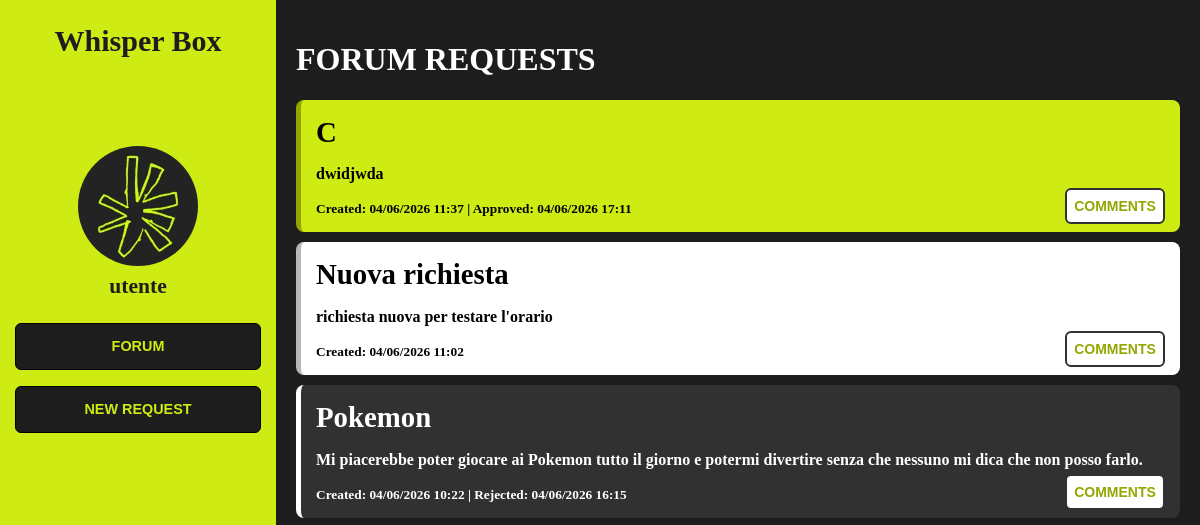
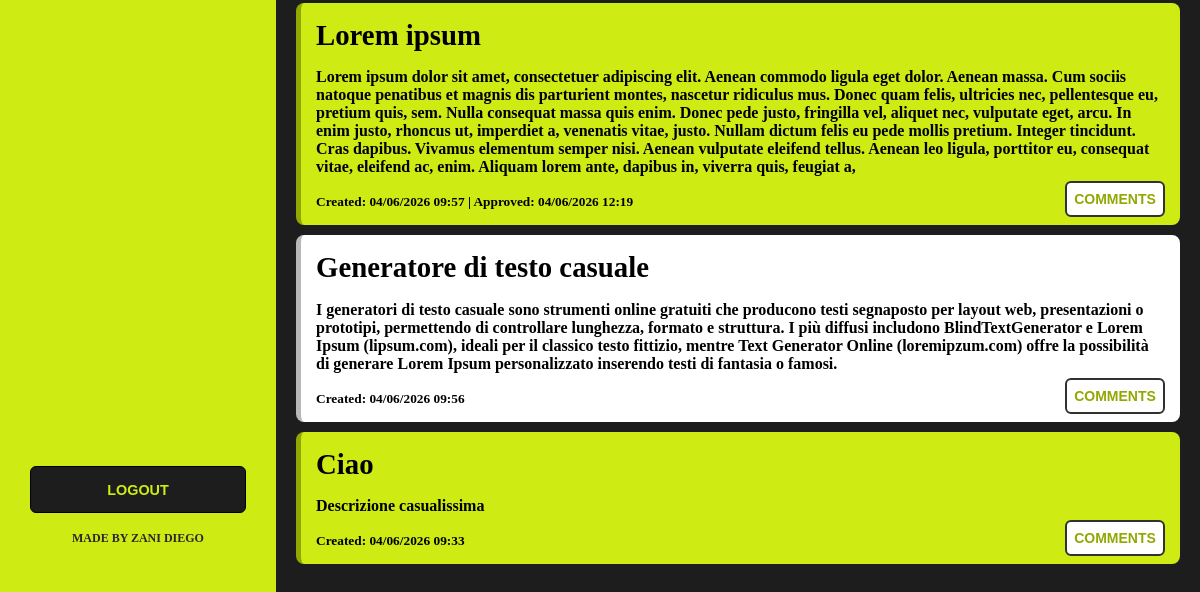
The app's page / (signed in), older data (2 pictures, top to bottom).
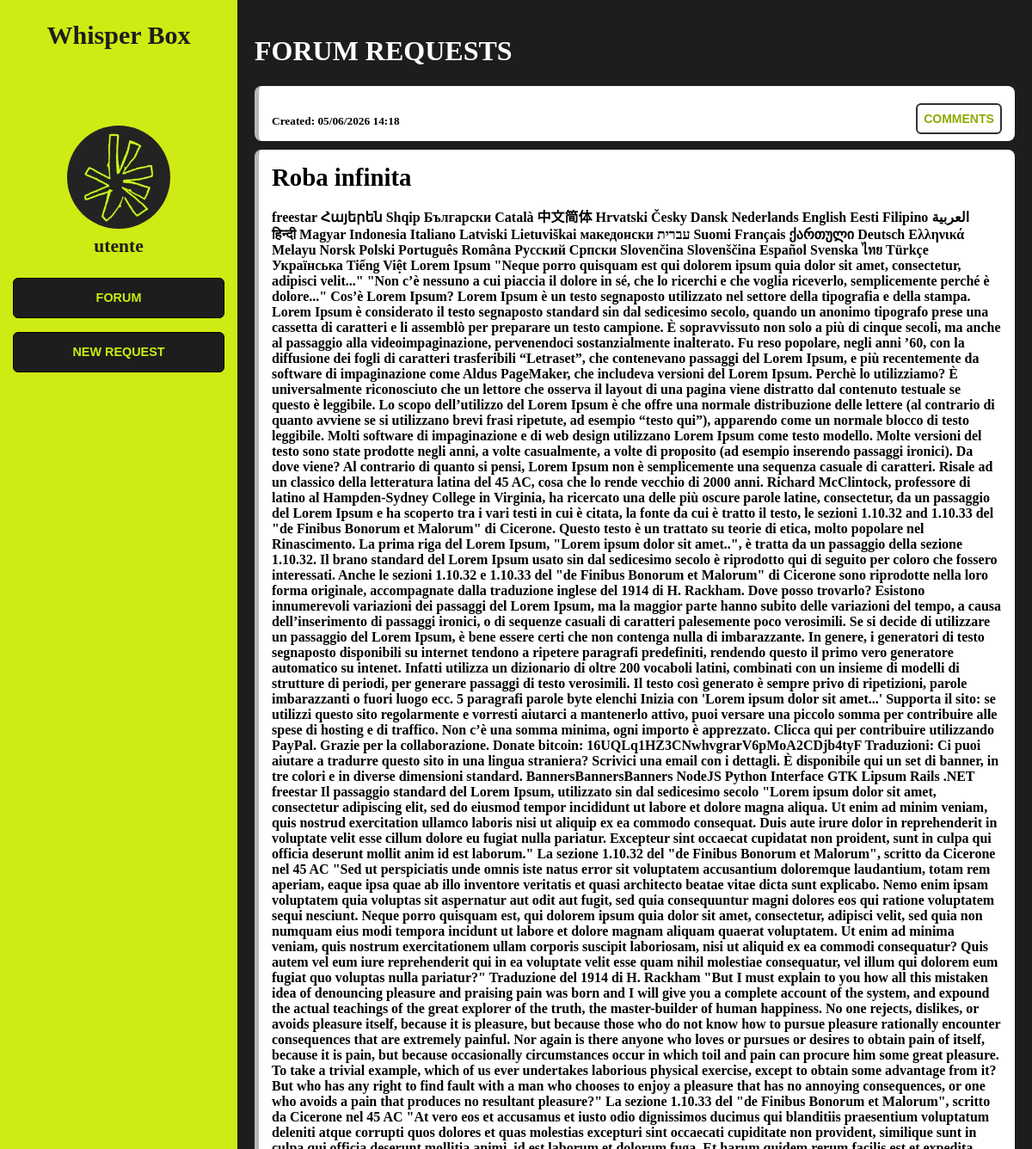
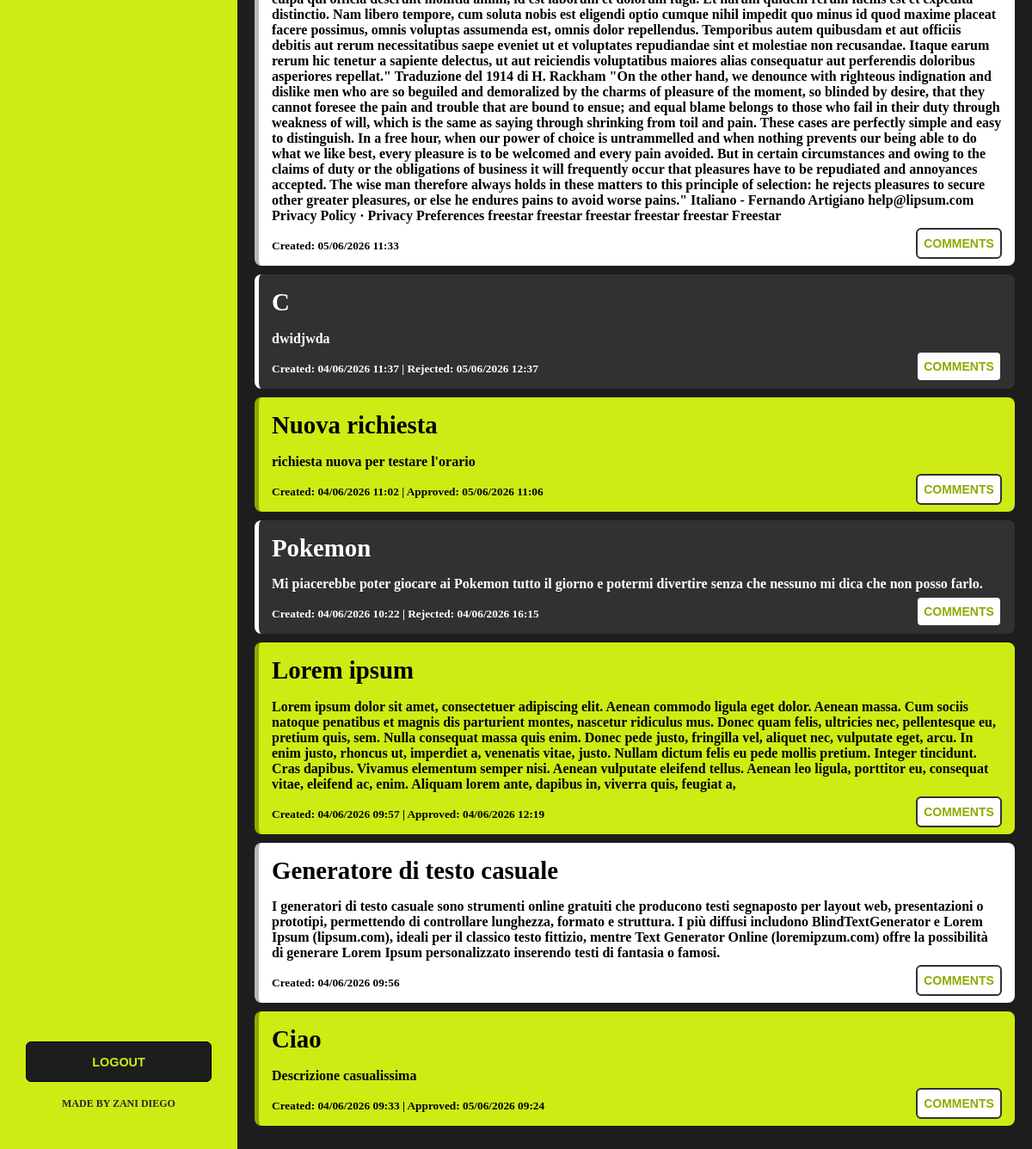
The same page, newer data (2 pictures, top to bottom).
### ideas/models.py (models this page shows, shortened)
class Idea(models.Model):
    STATUS_CHOICES = [
        ("pending", "Pending"),
        ("approved", "Approved"),
        ("rejected", "Rejected"),
    ]
    user = models.ForeignKey(User, on_delete=models.CASCADE, related_name="ideas")
    title = models.CharField(max_length=200)
    description = models.TextField()
    status = models.CharField(max_length=20, choices=STATUS_CHOICES, default="pending")
    created_at = models.DateTimeField(auto_now_add=True)
    approved_at = models.DateTimeField(null=True, blank=True)
    rejected_at = models.DateTimeField(null=True, blank=True)

### ideas/views.py (the view)
# urls.py: 2. Add a URL to urlpatterns:  path('', views.home, name='home')
@login_required
def home(request):
    ideas = Idea.objects.all().order_by('-created_at')
    return render(request, 'home.html', {'ideas': ideas})

### ideas/templates/home.html (shortened to what this page needs)
{% extends 'base.html' %}
{% load static %}
{% block css %}
<link rel="stylesheet" href="{% static 'css/forum.css' %}">
{% endblock %}
{% block content %}
<h1>FORUM REQUESTS</h1>
{% for idea in ideas %}
    <div class="card {% if idea.status == 'approved' %}approved{% elif idea.status == 'rejected' %}rejected{% endif %}">
        <div class="card-content">
            <h3>{{ idea.title }}</h3>
            <p>{{ idea.description }}</p>
            <small>
                Created: {{ idea.created_at|date:"d/m/Y H:i" }}
            </small>
            {% if idea.approved_at %}
                <small>| Approved: {{ idea.approved_at|date:"d/m/Y H:i" }}</small>
            {% endif %}
            {% if idea.rejected_at %}
                <small>| Rejected: {{ idea.rejected_at|date:"d/m/Y H:i" }}</small>
            {% endif %}
        </div>
        <button class="btn-comment"
                onclick="toggleComments({{ idea.id }})">
            COMMENTS
        </button>
    </div>
{% empty %}
    <p>No requests yet.</p>
{% endfor %}
{% endblock %}

### ideas/templates/base.html (shortened to what this page needs)
{% load static %}
<!DOCTYPE html>
<html>
<head>
    <link rel="stylesheet" href="{% static 'css/forum.css' %}">
    {% block css %}{% endblock %}
</head>
<body>
    <div class="sidebar">
        <h2>Whisper Box</h2>
        {% if user.is_authenticated %}
            <div class="user-box">
                <img class="user-avatar" src="{% static 'img/lotrek.png' %}" alt="avatar">
                <p>{{ user.username }}</p>
            </div>
            <div class="menu">
                <a href="{% url 'home' %}">FORUM</a>
                {% if user.is_superuser %}
                    <a href="/admin/">ADMIN DJANGO</a>
                {% else %}
                    <a href="{% url 'create' %}">NEW REQUEST</a>
                {% endif %}
            </div>
            <div class="logout">
                <form method="post" action="{% url 'logout' %}">
                    <button type="submit">LOGOUT</button>
                    <h5>MADE BY ZANI DIEGO</h5>
                </form>
            </div>
        {% else %}
            <a href="{% url 'login' %}">Login</a>
        {% endif %}
    </div>
    <div class="content">
        {% block content %}
        {% endblock %}
    </div>
</body>
</html>

### static/css/forum.css (style rules this page uses)
body { margin: 0; font-family: Papirus; display: flex; height: 100vh; color: #fff; background: rgb(29, 29, 29); }
.sidebar { width: clamp(220px, 23vw, 380px); height: 100vh; background: hsl(68, 84%, 50%); color: rgb(29, 29, 29); display: flex; flex-direction: column; padding: clamp(12px, 2vw, 24px); box-sizing: border-box; }
.sidebar h2 { margin: 0 0 1.5rem 0; font-size: clamp(1.4rem, 2.5vw, 2.5rem); margin: 0 0 clamp(4.5rem, 6vw, 5.5rem) 0; text-align: center; }
.user-box { display: flex; flex-direction: column; align-items: center; margin-top: 1rem; margin-bottom: 1.5rem; gap: 0.5rem; }
.user-avatar { width: clamp(80px, 10vw, 140px); height: clamp(80px, 10vw, 140px); border-radius: 50%; object-fit: cover; }
.user-box p { margin: 0; font-weight: bold; font-size: clamp(16px, 1.8vw, 26px); text-align: center; }
.menu { display: flex; flex-direction: column; align-items: center; gap: 1rem; width: 100%; }
.menu a, .menu button { width: clamp(180px, 18vw, 220px); padding: clamp(10px, 1.2vw, 16px); font-family: Arial, sans-serif; font-weight: bold; font-size: clamp(12px, 1.2vw, 16px); color: hsl(68, 84%, 50%); background: rgb(29, 29, 29); border-radius: 6px; border: 1px solid #000; text-align: center; cursor: pointer; text-decoration: none; transition: transform 0.15s ease, background 0.15s ease; }
.logout { margin-top: auto; display: flex; flex-direction: column; align-items: center; padding-bottom: clamp(0.5rem, 2vw, 1.5rem); gap: clamp(0.8rem, 2vw, 1.5rem); }
.logout form { width: 100%; display: flex; flex-direction: column; align-items: center; }
.logout button { width: clamp(180px, 18vw, 220px); padding: clamp(10px, 1.2vw, 16px); font-family: Arial, sans-serif; font-weight: bold; font-size: clamp(12px, 1.2vw, 16px); color: hsl(68, 84%, 50%); background: rgb(29, 29, 29); border-radius: 6px; border: 1px solid #000; cursor: pointer; }
.logout h5 { margin: 0; margin-top: clamp(0.5rem, 1.5vw, 1.2rem); font-size: clamp(10px, 1vw, 14px); text-align: center; color: rgb(40, 40, 40); }
.content { flex: 1; padding: clamp(10px, 2vw, 20px); overflow-y: auto; }
.card { background: white; font-weight: bold; color: #000; padding: 15px; border-radius: 8px; margin-bottom: 10px; border-left: 5px solid #b8b8b8; position: relative; }
.card h3 { margin: 0; font-size: 1.8rem; line-height: 1.2; }
.card.approved { background: hsl(68, 84%, 50%); border-left: 5px solid hsl(68, 100%, 33%); }
.card.rejected { color: #fff; background: rgb(49, 49, 49); border-left: 5px solid #fff; }
.btn-comment { position: absolute; right: 15px; bottom: 8px; font-family: Arial, sans-serif; border: 2px solid rgb(49, 49, 49); background: #fff; color: hsl(68, 100%, 33%); font-weight: bold; width: 100px; padding: 8px 0; border-radius: 6px; font-size: 14px; cursor: pointer; text-align: center; }

Row changes from the older to the newer data that the page shows:
added Idea: created_at "05/06/2026 14:18", status "pending" (drawn)
added Idea: title "Roba infinita", description "freestar Հայերեն Shqip العربية Български Català 中文简体 Hrvatski Česky Dansk Nederlands English Eesti Filipino Suomi Français ქართული Deutsch Ελληνικά עברית हिन्दी Magyar Indonesia Italiano Latviski Lietuviškai македонски Melayu Norsk Polski Português Româna Pyccкий Српски Slovenčina Slovenščina Español Svenska ไทย Türkçe Українська Tiếng Việt Lorem Ipsum \"Neque porro quisquam est qui dolorem ipsum quia dolor sit amet, consectetur, adipisci velit...\" \"Non c’è nessuno a cui piaccia il dolore in sé, che lo ricerchi e che voglia riceverlo, semplicemente perché è dolore...\" Cos’è Lorem Ipsum? Lorem Ipsum è un testo segnaposto utilizzato nel settore della tipografia e della stampa. Lorem Ipsum è…", created_at "05/06/2026 11:33", status "pending" (drawn)
changed Idea "dwidjwda": status "approved" → "rejected" (drawn); rejected_at (not shown) → "05/06/2026 12:37"; approved_at "04/06/2026 17:11" → (not shown)
changed Idea "Nuova richiesta": status "pending" → "approved" (drawn); approved_at (not shown) → "05/06/2026 11:06"
changed Idea "Ciao": approved_at (not shown) → "05/06/2026 09:24"
